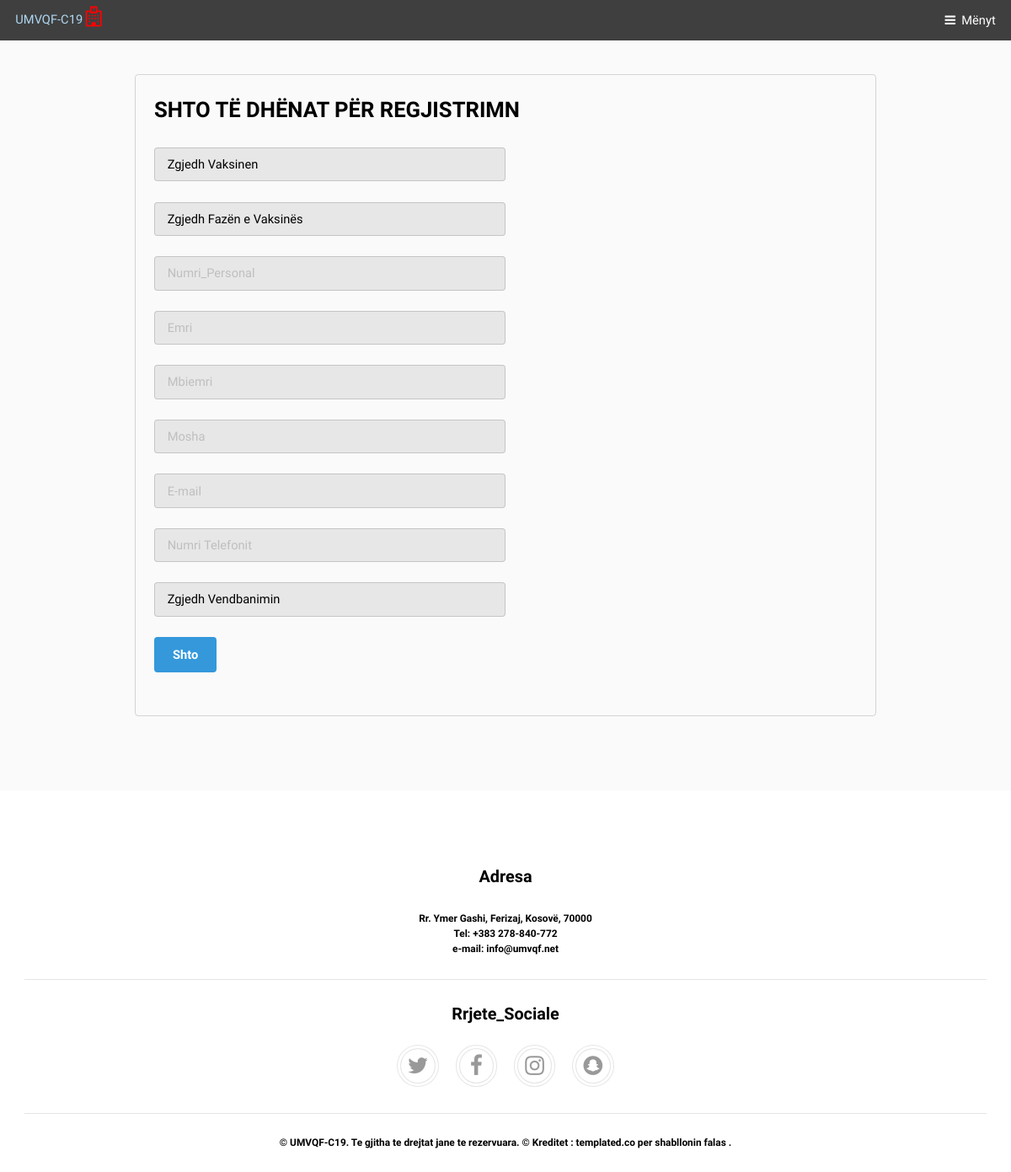
/ModuliPerdoruesit/kerkese.php, run on the app's committed database.
### tables this page shows
CREATE TABLE `tedhenat` (
  `ID_Tedhenat` int(11) NOT NULL,
  `Titulli` varchar(200) NOT NULL,
  `Pershkrimi` varchar(500) DEFAULT NULL,
  `Dosje` varchar(500) DEFAULT NULL,
  `Pamja_Faqes` varchar(50) NOT NULL
);

### ModuliPerdoruesit/kerkese.php (the view, shortened to what this page needs)
<?php
	include("konfigurim.php");
?>
<!DOCTYPE HTML>
<html>
	<head>
		<link rel="stylesheet" href="assets/css/main.css" />
	</head>
	<body>
	  <header id="header">
				<div class="logo">UMVQF-C19 <i class="fa fa-hospital-o" style="font-size:24px;color:red"></i></div>
				<a href="#menu">Mënyt</a>
			</header>
			<div id="main">
					<section class="wrapper style1">
						<div class="inner">
							<div class="box">
							<h3>SHTO TË DHËNAT PËR REGJISTRIMN</h3>
										<form enctype="multipart/form-data" method="post" action="shto_q.php" >
											<div class="col uniform">
												<div class="6u 12u$(xsmall)">
														<select name="ID_Vaksina" id="ID_Vaksina">
															<option selected="selected">Zgjedh Vaksinen</option>
														</select>
													</div>
													<br>
													<div class="6u 12u$(xsmall)">
														<select name="ID_Faza" id="ID_Faza">
															<option selected="selected">Zgjedh Fazën e Vaksinës</option>
														</select>
													</div>
													<br>
												<div class="6u 12u$(xsmall)">
													<input type="text" name="Numri_Personal" id="Numri_Personal" value="" maxlength="10" minlength="10" size="10" placeholder="Numri_Personal" />
												</div>
												<br>
												<div class="6u$ 12u$(xsmall)">
													<input type="text" name="Emri"  value="" placeholder="Emri" />
												</div>
											    <br>
											    <div class="6u$ 12u$(xsmall)">
													<input type="text" name="Mbiemri" value="" placeholder="Mbiemri" />
												</div>
												<br>
				                                 <div class="6u$ 12u$(xsmall)">
													<input  type="text" name="Mosha" value="" placeholder="Mosha" />
												</div>
												<br>
												 <div class="6u$ 12u$(xsmall)">
													<input type="text" name="Email" value="" placeholder="E-mail" />
												</div>
												<br>
												 <div class="6u$ 12u$(xsmall)">
													<input type="text" name="Tel" value="" placeholder="Numri Telefonit" />
												</div>
												<br>
												 <div class="6u 12u$(xsmall)">
														<select name="ID_Vendbanimi" id="ID_Vendbanimi">
															<option selected="selected">Zgjedh Vendbanimin</option>
														</select>
													</div>
													<br>
												<div class="6u 12u$(xsmall)">
													<ul class="actions">
														<li><input type="submit" name="shto_q"  value="Shto" /></li>
													</ul>
												</div>
											</div>
						                    </form>
						</div>
					</section>
			</div>
			<?php include_once("fundifaqes.php"); ?>
	</body>
</html>

### ModuliPerdoruesit/fundifaqes.php (shortened to what this page needs)
<footer id="footer">
			<div class="copyright">
					<?php
           $rezultati = mysqli_query($lidh, "SELECT * FROM tedhenat WHERE Pamja_Faqes='fundifaqes_Adresa'");
           while ($rresht = mysqli_fetch_assoc($rezultati)) {
             extract($rresht);
           ?>
					<section>
						<h4><?php echo $Titulli ?></h4>
						<p><?php echo $Pershkrimi; ?>
						</p>
					</section>
		<?php } ?>
				<hr />
				<?php
           $rezultati = mysqli_query($lidh, "SELECT * FROM tedhenat WHERE Pamja_Faqes='fundifaqes_RrjeteSociale'");
           while ($rresht = mysqli_fetch_assoc($rezultati)) {
             extract($rresht);
           ?>
					<section>
						<h4><?php echo $Titulli ?></h4>
						<p><?php echo $Pershkrimi; ?>
						</p>
					</section>
		<?php } ?>
				<hr/>
				<?php
           $rezultati = mysqli_query($lidh, "SELECT * FROM tedhenat WHERE Pamja_Faqes='fundifaqes_E_Drejta_Autorit'");
           while ($rresht = mysqli_fetch_assoc($rezultati)) {
             extract($rresht);
           ?>
		<?php echo $Pershkrimi; ?>
		<?php } ?>
			</div>
		</footer>

### data on the page
tedhenat: Titulli "Adresa", Pershkrimi "Rr. Ymer Gashi, Ferizaj, Kosovë, 70000 Tel: +383 278-840-772 e-mail: info@umvqf.net"
tedhenat: Titulli "Rrjete_Sociale"
tedhenat: Pershkrimi "© UMVQF-C19. Te gjitha te drejtat jane te rezervuara. © Kreditet : templated.co per shabllonin falas ."
